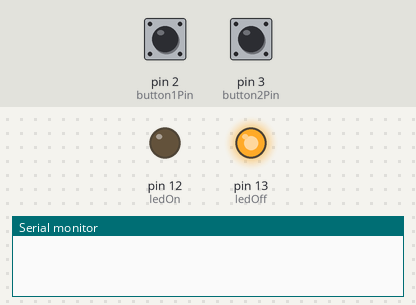
Recording of a sketch running on a simulated Arduino Uno, built with avr-gcc and run on an emulated ATmega328P. On the bench: output pins drawn as LEDs (lit = HIGH), the last lines printed to the serial monitor. Inputs (shaded band) come from the test bench; at power-on: pin 2 (button1Pin) HIGH, pin 3 (button2Pin) HIGH.

Above: at 1.2 s.
1.3 s: pin 2 (button1Pin) pulled LOW for 0.15 s
At 1.6 s:
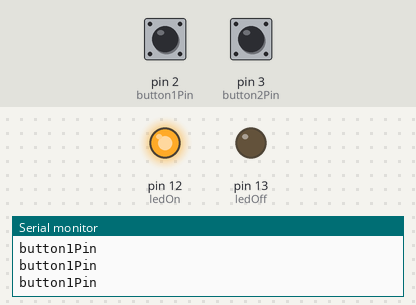
2.9 s: pin 3 (button2Pin) pulled LOW for 0.15 s
At 4.1 s:
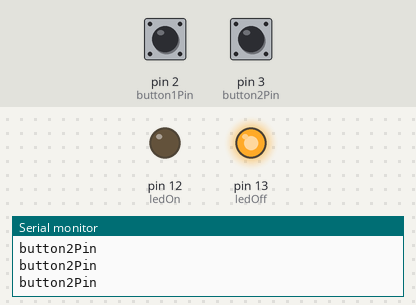
4.5 s: pin 2 (button1Pin) pulled LOW for 1 s
At 5.3 s:
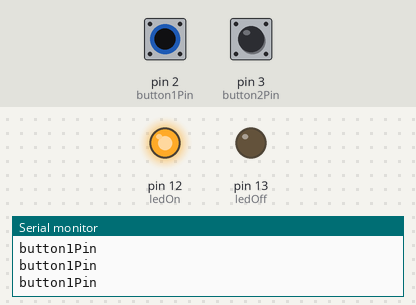
7.0 s: pin 2 (button1Pin) driven LOW and pin 3 (button2Pin) driven LOW
At 8.4 s:
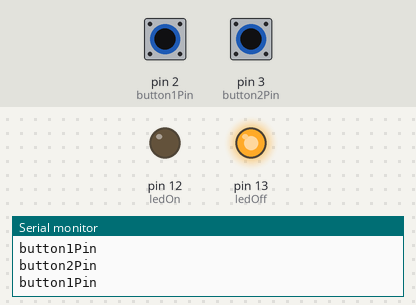
Timing chart, 0 to 10.0 s (numbered marks = the images above; inputs shaded):
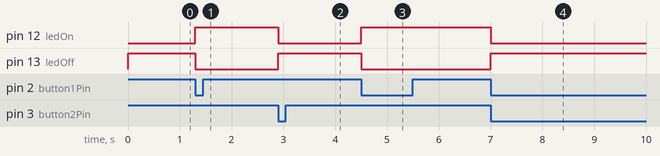

Measured:
- after the input at 1.3 s, pin 12 (ledOn): LOW → HIGH at once; pin 13 (ledOff): HIGH → LOW at once
- after the input at 2.9 s, pin 12 (ledOn): HIGH → LOW at once; pin 13 (ledOff): LOW → HIGH at once
- after the input at 4.5 s, pin 12 (ledOn): LOW → HIGH at once; pin 13 (ledOff): HIGH → LOW at once
- after the input at 7.0 s, pin 12 (ledOn): HIGH → LOW at once; pin 13 (ledOff): LOW → HIGH at once

The sketch:

OnOff.ino
```cpp
const int button1Pin = 2;
const int button2Pin = 3;
const int ledOn =  12;
const int ledOff =  13;

void setup()
{
  // Set up the pushbutton pins to be an input:
  pinMode(button1Pin, INPUT);
  pinMode(button2Pin, INPUT);

  pinMode(ledOn, OUTPUT);
  pinMode(ledOff, OUTPUT);

  Serial.begin(9600);
}

int isOn = 0;

void loop()
{
  if (isOn) {
    digitalWrite(ledOn, HIGH);
    digitalWrite(ledOff, LOW);
  } else {
    digitalWrite(ledOn, LOW);
    digitalWrite(ledOff, HIGH);
  }

  if (digitalRead(button1Pin) == LOW) {
    isOn = 1;
    Serial.println("button1Pin");
  }
  if (digitalRead(button2Pin) == LOW) {
    isOn = 0;
    Serial.println("button2Pin");
  }
}
```
